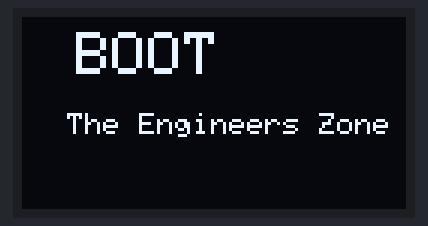
Bench run of a sketch on a simulated Arduino Uno, built with avr-gcc and run on an emulated ATmega328P. Shown: 128×64 one-colour display.

Above: at 0.1 s.
At 2.6 s:
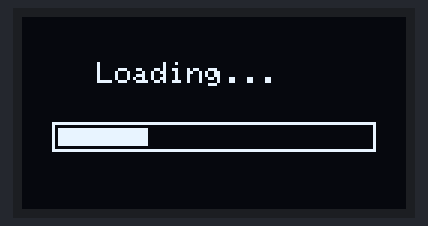
At 4.9 s:
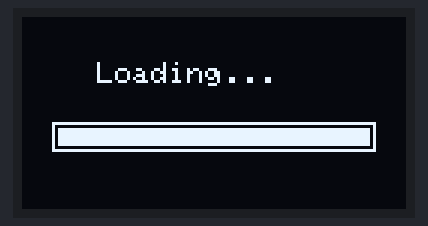
At 9.7 s:
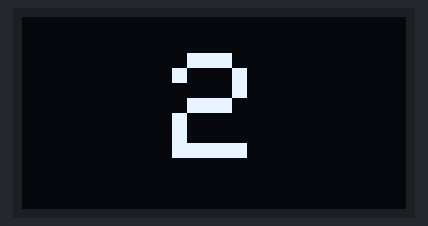
At 10.5 s:
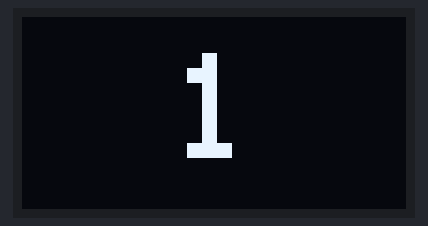
At 11.2 s:
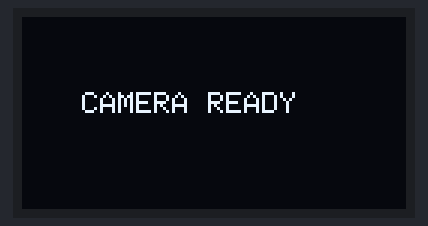

The sketch:

main.ino
```cpp
#include <Wire.h>
#include <Adafruit_GFX.h>
#include <Adafruit_SSD1306.h>

#define SCREEN_WIDTH 128
#define SCREEN_HEIGHT 64

Adafruit_SSD1306 display(
  SCREEN_WIDTH,
  SCREEN_HEIGHT,
  &Wire,
  -1
);

uint8_t frameBuffer[1024];
void startupAnimation()
{
  // Boot Screen
  display.clearDisplay();

  display.setTextSize(2);
  display.setTextColor(WHITE);
  display.setCursor(18, 5);
  display.println("BOOT");

  display.setTextSize(1);
  display.setCursor(15, 32);
  display.println("The Engineers Zone");

  display.display();

  delay(1500);

  // Loading Bar
  display.clearDisplay();

  display.setTextSize(1);
  display.setCursor(25, 15);
  display.println("Loading...");

  display.drawRect(10, 35, 108, 10, WHITE);

  for (int i = 0; i <= 104; i += 2)
  {
    display.fillRect(12, 37, i, 6, WHITE);
    display.display();
    delay(35);
  }

  delay(500);

  // Connecting Camera
  display.clearDisplay();

  display.setCursor(10, 18);
  display.println("Connecting Camera");

  for (int k = 0; k < 3; k++)
  {
    for (int i = 0; i < 4; i++)
    {
      display.fillCircle(40 + i * 15, 40, 2, WHITE);
      display.display();
      delay(250);
    }

    delay(100);

    display.clearDisplay();
    display.setCursor(10, 18);
    display.println("Connecting Camera");
  }

  // Countdown
  for (int n = 3; n > 0; n--)
  {
    display.clearDisplay();

    display.setTextSize(5);
    display.setCursor(50, 12);
    display.print(n);

    display.display();

    delay(700);
  }

  display.clearDisplay();

  display.setTextSize(1);
  display.setCursor(20, 25);
  display.println("CAMERA READY");

  display.display();

  delay(1000);

  display.clearDisplay();
  display.display();
}


void setup()
{
  Serial.begin(921600);

  if (!display.begin(
      SSD1306_SWITCHCAPVCC,
      0x3C))

  {
    while (1);
  }
  startupAnimation();
}

void loop()
{
  int received = 0;

  while (received < 1024)
  {
    if (Serial.available())
    {
      frameBuffer[received++] = Serial.read();
    }
  }

  display.clearDisplay();

  for (int page = 0; page < 8; page++)
  {
    for (int x = 0; x < 128; x++)
    {
      uint8_t b = frameBuffer[page * 128 + x];

      for (int bit = 0; bit < 8; bit++)
      {
        if (b & (1 << bit))
        {
          display.drawPixel(
            x,
            page * 8 + bit,
            WHITE
          );
        }
      }
    }
  }

  display.display();
}
```

Measured:
- what the display in image 2 shows lasts 0.5 s, from 4.8 s to 5.3 s
- what the display in image 3 shows lasts 0.7 s, from 9.7 s to 10.4 s
- what the display in image 5 shows lasts 1.1 s, from 11.1 s to 12.2 s
